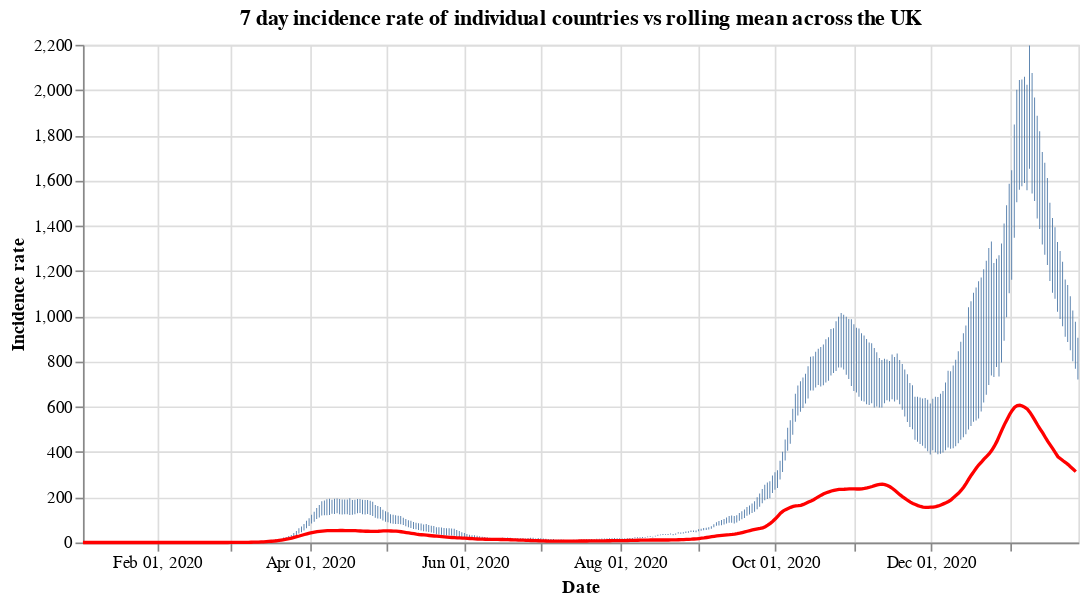

This figure's notebook cell:
### Code cell
#collapse
countries = uk_cases['areaName'].unique()
countries.sort()

selection = alt.selection_single(
    name='Select',
    fields=['areaName'],
    init={'areaName': 'Wales'},
    bind={'areaName': alt.binding_select(options=countries)}
)

# scatter plot, modify opacity based on selection
bars = alt.Chart(uk_cases).mark_bar().add_selection(
    selection
).encode(
    x=alt.X("yearmonthdate(date):T", axis=alt.Axis(title='Date')),
    y=alt.Y("weeklyCasesRate:Q", axis=alt.Axis(title='Incidence rate')),
    tooltip='weeklyCasesRate:Q',
    opacity=alt.condition(selection, alt.value(1), alt.value(0))
).properties(title=f'7 day incidence rate of individual countries vs rolling mean across the UK', width=600)

line = alt.Chart(overview_cases).mark_line(
    color='red',
    size=2,
).transform_window(
    rolling_mean='mean(weeklyCasesRate)',
    frame=[0, 7]
).encode(
    x='yearmonthdate(date):T',
    y='rolling_mean:Q'
)

alt.layer(bars, line)

### Figure 1 — Vega-Lite specification as saved in the notebook (floating-point values rounded to 4 significant figures; data arrays with more than 128 entries replaced by an {"elided": "..."} marker saying what was removed)
{"config": {"view": {"continuousWidth": 400, "continuousHeight": 300}}, "layer": [{"data": {"name": "data-2fad4f92b88eb8588185b59f40c404d1"}, "mark": "bar", "encoding": {"opacity": {"condition": {"value": 1, "selection": "Select"}, "value": 0}, "tooltip": {"type": "quantitative", "field": "weeklyCasesRate"}, "x": {"type": "temporal", "axis": {"title": "Date"}, "field": "date", "timeUnit": "yearmonthdate"}, "y": {"type": "quantitative", "axis": {"title": "Incidence rate"}, "field": "weeklyCasesRate"}}, "selection": {"Select": {"type": "single", "fields": ["areaName"], "init": {"areaName": "Wales"}, "bind": {"areaName": {"input": "select", "options": ["England", "Northern Ireland", "Scotland", "Wales"]}}}}, "title": "7 day incidence rate of individual countries vs rolling mean across the UK", "width": 600}, {"data": {"name": "data-5c31ed50b9cd4b4a97f704583addcada"}, "mark": {"type": "line", "color": "red", "size": 2}, "encoding": {"x": {"type": "temporal", "field": "date", "timeUnit": "yearmonthdate"}, "y": {"type": "quantitative", "field": "rolling_mean"}}, "transform": [{"window": [{"op": "mean", "field": "weeklyCasesRate", "as": "rolling_mean"}], "frame": [0, 7]}]}], "$schema": "https://vega.github.io/schema/vega-lite/v4.8.1.json", "datasets": {"data-2fad4f92b88eb8588185b59f40c404d1": {"elided": "1564 records"}, "data-5c31ed50b9cd4b4a97f704583addcada": {"elided": "391 records"}}}
